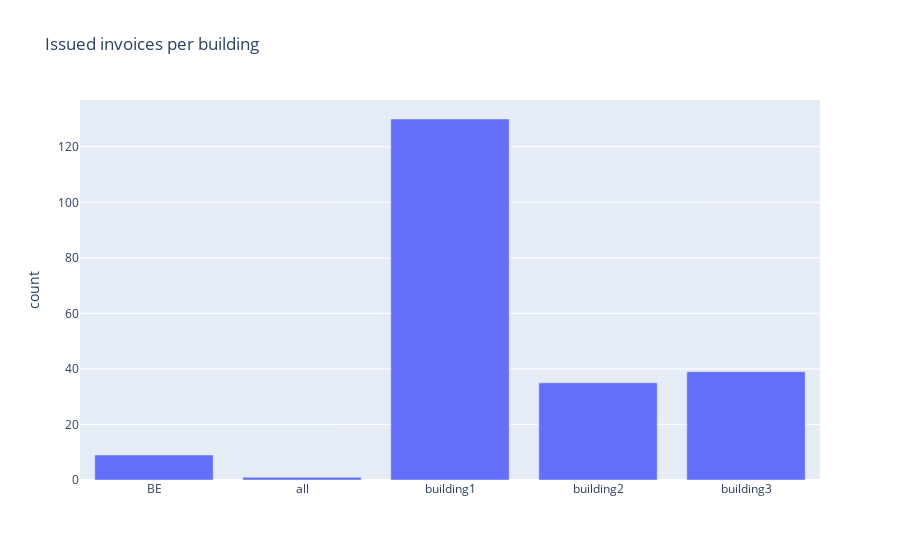

Source (notebook cell):
### Markdown cell above
This boxplot shows the distribution of total cost per contractor.

### Code cell
data = data_tp.groupby(data_tp['building']).count().iloc[:,[0]]

fig = px.bar(data,
             y="invoice_Nr.",
             title='Issued invoices per building',
             labels={'invoice_Nr.':'count','building':''})
fig.show()

### Figure 1 — Plotly figure (JSON) as saved in the notebook; plotly's stock layout.template omitted (floating-point values rounded to 4 significant figures)
{"data": [{"alignmentgroup": "True", "hovertemplate": "=%{x}<br>count=%{y}<extra></extra>", "legendgroup": "", "marker": {"color": "#636efa"}, "name": "", "offsetgroup": "", "orientation": "v", "showlegend": false, "textposition": "auto", "type": "bar", "x": ["BE", "all", "building1", "building2", "building3"], "xaxis": "x", "y": [9, 1, 130, 35, 39], "yaxis": "y"}], "layout": {"barmode": "relative", "legend": {"tracegroupgap": 0}, "title": {"text": "Issued invoices per building"}, "xaxis": {"anchor": "y", "domain": [0, 1], "title": {"text": ""}}, "yaxis": {"anchor": "x", "domain": [0, 1], "title": {"text": "count"}}}}
